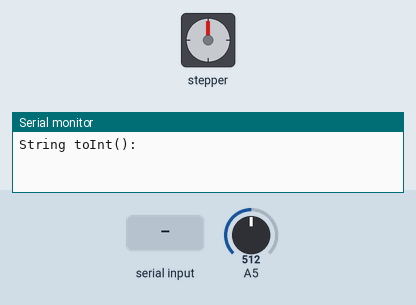
The sketch below on a simulated Arduino Mega 2560, built with avr-gcc and run on an emulated ATmega2560. Shown: stepper motor, the last lines printed to the serial monitor. Wiring (inferred from the names in the program): stepper motor driver (200 steps per turn assumed): step pin 26; direction pin 28; enable pin 24. The inputs (shaded band) are chosen by the test bench; at power-on: A5 = 512.

Above: at 1.2 s.
1.3 s: "S\n" received over Serial
At 1.45 s:
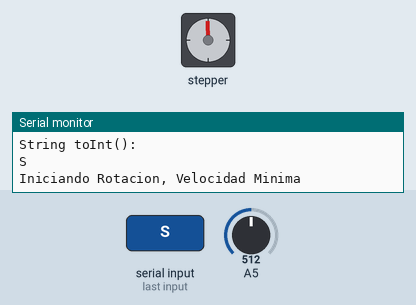
At 2.05 s:
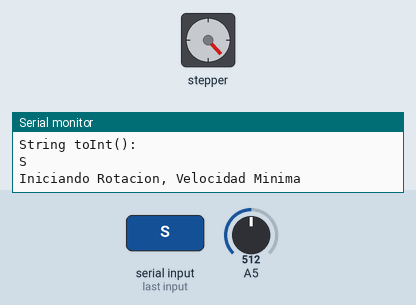
4.3 s: "C2\n" received over Serial
At 4.75 s:
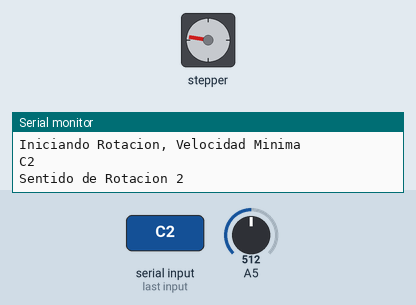
7.3 s: "A\n" received over Serial
10.3 s: A5 set to 306
13.3 s: "S0\n" received over Serial
Timing chart, 0 to 15.8 s (numbered marks = the images above; inputs shaded):
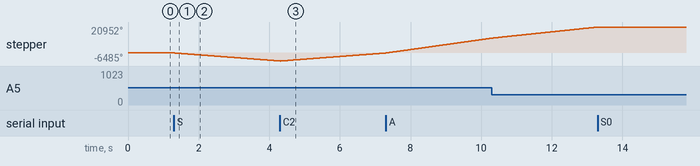

The sketch:

CodigoRafa.ino
```cpp
#define MIN_SPEED 400
#define MAX_SPEED 15


#define enPin  24
#define dirPin 28
#define stepPin 26


String inString = "";


int speed=0;
int dir=0;
bool autom= false;


void setup() {
  pinMode(stepPin, OUTPUT);
  pinMode(dirPin, OUTPUT);
  pinMode(enPin, OUTPUT);
  pinMode(A5, INPUT);
  digitalWrite(enPin, HIGH);
  Serial.begin(9600);
  while (!Serial) {
    ; // wait for serial port to connect. Needed for native USB port only
  }

  // send an intro:
  Serial.println("\n\nString toInt():");
  Serial.println();
}
unsigned long previousMillis = 0;        // will store last time LED was updated

// constants won't change:
const long interval = 500;           // interval at which to blink (milliseconds)


void loop() {
 while (Serial.available() > 0) {
    int inChar = Serial.read();
    inString += (char)inChar;
    // if you get a newline, print the string, then the string's value:
    if (inChar == '\n') {
      Serial.println(inString);
      inString.trim();
      if (inString.equalsIgnoreCase("S")){
        Serial.println("Iniciando Rotacion, Velocidad Minima");
        autom=false;
        speed=MIN_SPEED;
        digitalWrite(enPin,LOW);
      }
      else if (inString.equalsIgnoreCase("S0")){
        Serial.println("Deteniendo Motor");
        autom=false;
        digitalWrite(enPin,HIGH);

      }
      else if (inString.equalsIgnoreCase("C1")){
        Serial.println("Sentido de Rotacion 1");
        dir=0;
      }
      else if (inString.equalsIgnoreCase("C2")){
        Serial.println("Sentido de Rotacion 2");
        dir=1;
      }else if (inString.startsWith("M") || inString.startsWith("m")){
        int x = inString.substring(1).toInt();
        autom=false;
        Serial.print(x);
        if (x<= 100){
          speed=map(x, 0, 100, MIN_SPEED, MAX_SPEED);
          Serial.print("% Vel: ");
          Serial.println(speed);
        }
        else {
          Serial.println("Ingrese la Velocidad en porcentajes (0 - 100)");

        }
      }
      else if (inString.equalsIgnoreCase("A"))
      {
        Serial.println("Iniciando Modo Automatico");
        autom=true;
      }
      // clear the string for new input:
      inString = "";
    }
  }
  if (autom){
    unsigned long currentMillis = millis();
    if (currentMillis - previousMillis >= interval) {
        // save the last time you blinked the LED
        previousMillis = currentMillis;
        int x=map(analogRead(A5),0,1023, MIN_SPEED, MAX_SPEED);
        if (x>(speed+10) || x<(speed-10)){
          speed= x;

          Serial.print("Velocidad: ");
          Serial.println(speed);
        }
      }

  }
  digitalWrite(dirPin,dir);
  digitalWrite(stepPin, HIGH);
  delayMicroseconds(speed);
  digitalWrite(stepPin, LOW);
  delayMicroseconds(speed);


}
```

Measured:
- after the input at 1.3 s, stepper: keeps turning counter-clockwise at about 2168°/s, starting at once
